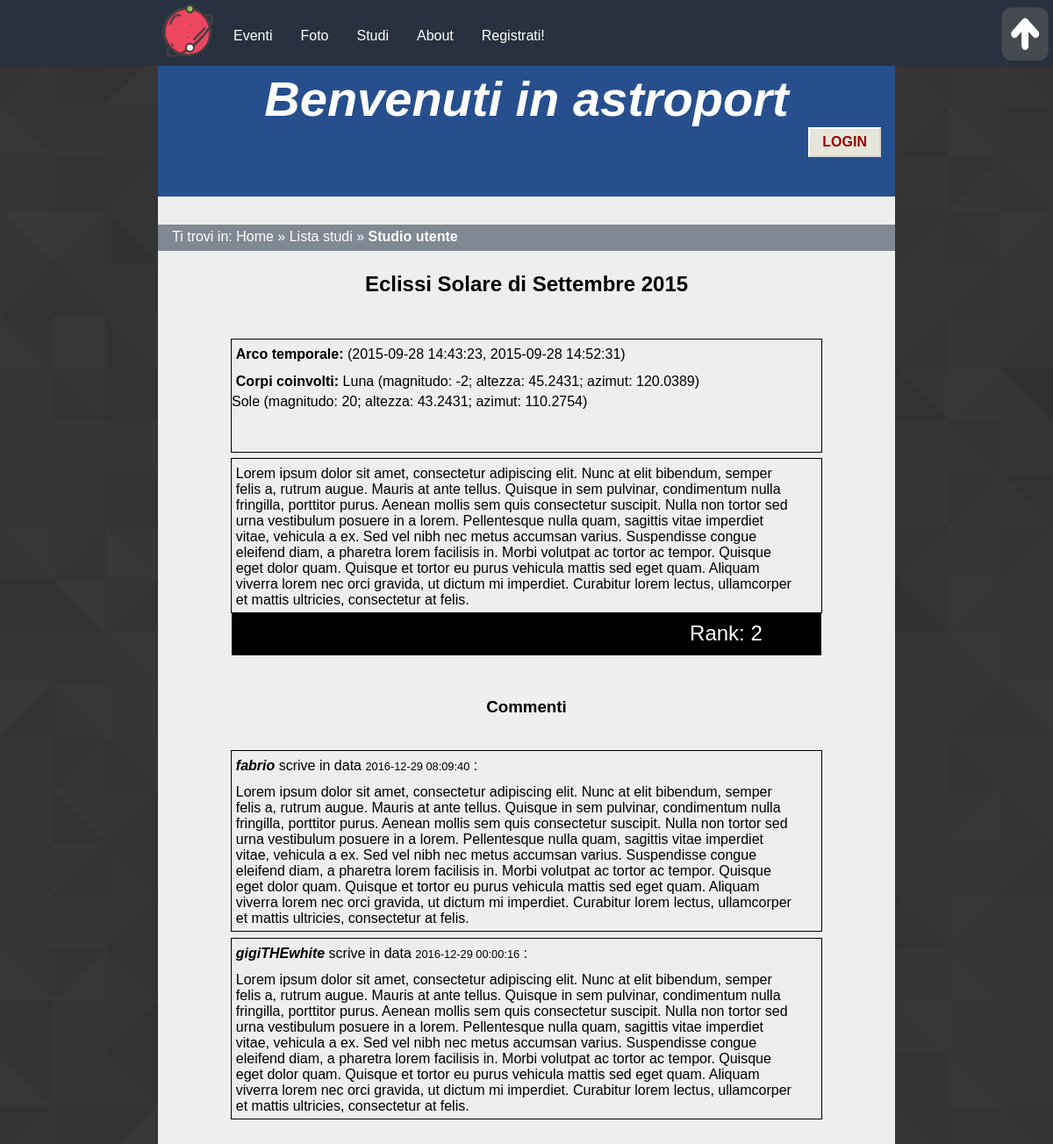
The page /studioutente.php?idst=5 on the database its author committed.
### tables this page shows
CREATE TABLE `studia` (
  `idstudio` int(11) NOT NULL,
  `astrofilo` varchar(40) NOT NULL,
  `titolo` varchar(120) DEFAULT NULL,
  `evento` varchar(40) NOT NULL,
  `appunti` varchar(10000) DEFAULT NULL,
  `inizio` datetime NOT NULL,
  `fine` datetime NOT NULL,
  `datainserimento` datetime NOT NULL
);

CREATE TABLE `coinvolto` (
  `id` int(11) NOT NULL,
  `corpo` varchar(40) NOT NULL,
  `evento` varchar(40) NOT NULL,
  `magnitudo` int(11) DEFAULT NULL,
  `altezza` decimal(7,4) DEFAULT NULL,
  `azimut` decimal(7,4) DEFAULT NULL
);

CREATE TABLE `commentastudio` (
  `id` int(11) NOT NULL,
  `astrofilo` varchar(40) NOT NULL,
  `commento` text NOT NULL,
  `studio` int(11) NOT NULL,
  `datainserimento` datetime NOT NULL
);

CREATE TABLE `astrofilo` (
  `mail` varchar(40) NOT NULL,
  `nome` varchar(20) DEFAULT NULL,
  `cognome` varchar(20) DEFAULT NULL,
  `username` varchar(20) NOT NULL,
  `password` varchar(32) NOT NULL,
  `imgprofilo` blob
);

### backend/connessione.php (called while the page is built, shortened)
<?php
   $errore_DB=FALSE;
?>

### studioutente.php (the view, shortened to what this page needs)
<?php
$idst=$_REQUEST['idst'];
    include "backend/connessione.php";
    echo file_get_contents("parti/studioutente0.html");
    if(!isset($_SESSION['usermail'])) {
      echo file_get_contents("parti/headernonloggato.html");
    }else{
      echo file_get_contents("parti/headerloggato.html");
      $usr=$_SESSION['usermail'];
    }
    echo '<div id="breadcrumb">
        <p>Ti trovi in: <span xml:lang="en"><a href="index.php">Home</a></span> &raquo; <a href="listastudi.php">Lista studi</a> &raquo; <strong>Studio utente</strong></p>
    </div>';
   if($errore_DB==FALSE){
    $data_studio= "SELECT studia.*,astrofilo.username,astrofilo.imgprofilo
                  FROM studia JOIN astrofilo ON studia.astrofilo=astrofilo.mail
                  WHERE studia.idstudio='$idst'";
    if(!$result=$connessione->query($data_studio)){
      echo "Errore della query: ".$connessione->error.".";
    }else{
      if($result->num_rows > 0){
          $row=mysqli_fetch_array($result);
          $tecn_data_query="SELECT * FROM coinvolto WHERE id='$idst'";
          echo '<h2>'.$row['titolo'].'</h2><div class="list_element">
            <div class="element_content" > <p><strong>Arco temporale:</strong> ('.$row['inizio'].', '.$row['fine'].') </p>';
          if(!$tecn_data_studio=$connessione->query($tecn_data_query))
              echo '<p>Abbiamo riscontrato dei problemi nel visualizzare lo studio.</p>';
          else{
              echo '<p><strong>Corpi coinvolti:</strong> ';
            while($tecn_row=$tecn_data_studio->fetch_array(MYSQLI_ASSOC)){
              echo ' '.$tecn_row['corpo'].' (magnitudo: '.$tecn_row['magnitudo'].'; altezza: '.$tecn_row['altezza'].';
              azimut: '.$tecn_row['azimut'].')</p>';
            }
          }
          echo '</div></div>';
          echo '<div class="big_list_element">
                <p>'.$row['appunti'].'</p> </div>';
          $rank_query="SELECT SUM(voto) AS rank FROM giudicastudio WHERE studio=".$row['idstudio'];
          $rank_studio=$connessione->query($rank_query);
          $rank_row=mysqli_fetch_array($rank_studio);
          echo '<div id="rank">';
    	echo '<p id="rank_txt"> <span xml:lang="en">Rank</span>: '.$rank_row['rank'].'</p></div>';
      echo '<h3>Commenti</h3>';
          $commenti_studio_query= "SELECT astrofilo.username,astrofilo.imgprofilo,commentastudio.commento,commentastudio.datainserimento
                                  FROM commentastudio JOIN astrofilo ON commentastudio.astrofilo=astrofilo.mail
                                  WHERE commentastudio.studio='$idst'
                                  ORDER BY commentastudio.datainserimento DESC";
         if(!$commenti_studio=$connessione->query($commenti_studio_query))
           echo "Errore della query: ".$connessione->error.".";
         else{
           while($commenti_row=$commenti_studio->fetch_array(MYSQLI_ASSOC)){
             echo '<div class="big_list_element">
                   <p><span class="user_comment"> '.$commenti_row['username'].'</span> scrive in data <span class="data_ora">'.$commenti_row['datainserimento'].'</span> : </p><p> '.$commenti_row['commento'].' </p></div>';
           }
          }
        }else echo '<p><strong>Lo studio che cerchi non esiste. </strong><a href="listastudi.php">Torna alla lista degli studi</a></p>';
      }
  	}else echo $msg_errore_DB;
      echo file_get_contents("parti/studioutente1.html");
?>

### style/desktop_style.css (style rules this page uses)
* { padding: 0em; margin: 0em; }
html { height:100%; min-height: 100%; }
body { font-family: Verdana, Helvetica, Georgia, sans-serif; max-width: 70%; min-width: 46.875em; margin-left: auto; margin-right: auto; height:100%; min-height: 100%; color: #000000; background-image: url("images/as.png"); }
a img { border:0; }
#content { background-color: #edeeef; min-height:100%; padding-bottom: 10em; }
#logo_home { float: left; width: 4.375em; height: 4.375em; margin-left: 15%; display: inline-block; }
#content_menu { width: 70%; }
#menu { background-color: #28313f; position: fixed; left: 0; width: 100%; height: 4.6875em; z-index: 2; }
#content_menu { margin-left: 15%; }
#menu #main_content { position:absolute; left:0; color:#28313f; }
#content_menu ul { list-style-type: none; }
#content_menu a { float: left; color: white; background-color: #28313f; padding: 1em; border: 0px solid black; height: 1.25em; text-align: center; text-decoration: none; display: inline-block; font-size: 1em; margin-top:1em; -ms-transition: 0.3s; -webkit-transition:0.3s; -moz-transition: 0.3s; transition: 0.3s; }
#tornasu { position: absolute; margin-top: 0.5em; right: 0; width: 4em; height: 4em; }
#header { background-color: #274f8e; clear: both; margin-left: auto; margin-right: auto; padding-top: 5em; height: 9em; }
#header h1 { font-size: 3.5em; }
#header h1 { color: white; font-style: italic; text-align: center; }
#content h2, #content h3 { text-align: center; margin-top: 1em; margin-bottom: 2em; }
#breadcrumb { background-color: #808893; width: 100%; margin-top: 2em; height: 1.875em; }
#content #breadcrumb p { color:white; margin-left: 0; margin-right: 0; padding-left: 1em; padding-top: 0.3em; }
#breadcrumb a { text-decoration: none; color: white; }
#button_reg, #log_b, #button_login a, #comment { background: #e6e6dc; font-size: 1em; color: #900; padding: 6px 14px; border-width: 2px; border-style: solid; border-color: #fff #d8d8d0 #d8d8d0 #fff; text-decoration: none; text-transform: uppercase; font-weight: bold; display: block; }
#button_login a { float: right; margin-right: 1em; margin-bottom: 2em; }
#rank { margin: auto; width: 80%; background-color: #000; height: 3em; margin-bottom: 3em; }
#content #rank_txt { font-size: 1.5em; padding-top: 0.35em; margin-right: 10%; width: auto; margin-left: 0; float: right; color: white; }
#content p { padding-top: 1.5em; width:70%; margin-left: auto; margin-right: auto; }
#content .list_element { margin-top: 0.5em; width: 80%; height: 8em; border: 1px solid black; margin-left: auto; margin-right: auto; }
.user_comment { font-style: italic; font-weight: bold; }
#content .data_ora { font-size: 0.8em; }
.element_content { height:7.5em; }
#content .big_list_element { width: 80%; border: 1px solid black; margin-top: 0.4em; margin-left: auto; margin-right: auto; }
#content .element_content p, #content .big_list_element p { margin-top: 0.2em; padding: 0.3em; margin-left: 0; margin-right: 0; width: 95%; }

### rows shown on the page
studia: titolo "Eclissi Solare di Settembre 2015", inizio "2015-09-28 14:43:23", fine "2015-09-28 14:52:31", appunti "Lorem ipsum dolor sit amet, consectetur adipiscing elit. Nunc at elit bibendum, semper felis a, rutrum augue. Mauris at ante tellus. Quisque in sem pulvinar, condimentum nulla fringilla, porttitor purus. Aenean mollis sem quis consectetur suscipit. Nulla non tortor sed urna vestibulum posuere in a lorem. Pellentesque nulla quam, sagittis vitae imperdiet vitae, vehicula a ex. Sed vel nibh nec metus accumsan varius. Suspendisse congue eleifend diam, a pharetra lorem facilisis in. Morbi volutpat ac tortor ac tempor. Quisque eget dolor quam. Quisque et tortor eu purus vehicula mattis sed eget quam. Aliquam viverra lorem nec orci gravida, ut dictum mi imperdiet. Curabitur lorem lectus,…"
coinvolto: corpo "Luna", magnitudo "-2", altezza "45.2431", azimut "120.0389"
coinvolto: corpo "Sole", magnitudo "20", altezza "43.2431", azimut "110.2754"
commentastudio: astrofilo.username "fabrio", datainserimento "2016-12-29 08:09:40", commento "Lorem ipsum dolor sit amet, consectetur adipiscing elit. Nunc at elit bibendum, semper felis a, rutrum augue. Mauris at ante tellus. Quisque in sem pulvinar, condimentum nulla fringilla, porttitor purus. Aenean mollis sem quis consectetur suscipit. Nulla non tortor sed urna vestibulum posuere in a lorem. Pellentesque nulla quam, sagittis vitae imperdiet vitae, vehicula a ex. Sed vel nibh nec metus accumsan varius. Suspendisse congue eleifend diam, a pharetra lorem facilisis in. Morbi volutpat ac tortor ac tempor. Quisque eget dolor quam. Quisque et tortor eu purus vehicula mattis sed eget quam. Aliquam viverra lorem nec orci gravida, ut dictum mi imperdiet. Curabitur lorem lectus,…"
commentastudio: astrofilo.username "gigiTHEwhite", datainserimento "2016-12-29 00:00:16", commento "Lorem ipsum dolor sit amet, consectetur adipiscing elit. Nunc at elit bibendum, semper felis a, rutrum augue. Mauris at ante tellus. Quisque in sem pulvinar, condimentum nulla fringilla, porttitor purus. Aenean mollis sem quis consectetur suscipit. Nulla non tortor sed urna vestibulum posuere in a lorem. Pellentesque nulla quam, sagittis vitae imperdiet vitae, vehicula a ex. Sed vel nibh nec metus accumsan varius. Suspendisse congue eleifend diam, a pharetra lorem facilisis in. Morbi volutpat ac tortor ac tempor. Quisque eget dolor quam. Quisque et tortor eu purus vehicula mattis sed eget quam. Aliquam viverra lorem nec orci gravida, ut dictum mi imperdiet. Curabitur lorem lectus,…"

### other values the page prints
file_get_contents("parti/studioutente0.html") "Eventi Foto Studi About Registrati! Benvenuti in astroport"
file_get_contents("parti/headernonloggato.html") "LOGIN"
$rank_row['rank'] "2"
